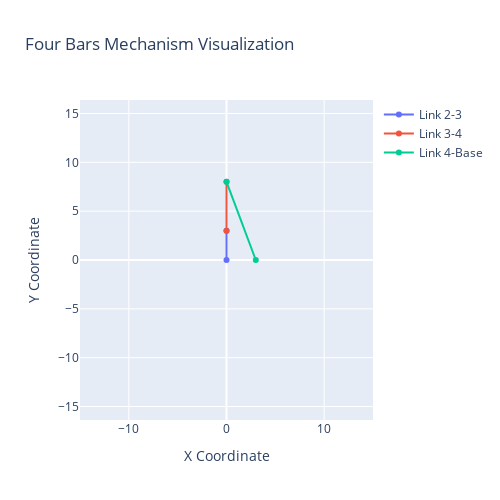

The notebook cell this image was saved under:
### Code cell
plot_mechanism_updated_json({'r_x_2': 0.0,
 'r_x_3': 1.83697019872103e-16,
 'r_y_2': 0.0,
 'r_y_3': 3.00000000000000,
 'r_x_4': 4.89858719658941e-16,
 'r_y_4': 8.00000000000000,
 'theta_4': 0.0},Separation)

### Figure 1 — Plotly figure (JSON) as saved in the notebook; plotly's stock layout.template omitted (floating-point values rounded to 4 significant figures)
{"data": [{"mode": "lines+markers", "name": "Link 2-3", "type": "scatter", "x": [0, 1.837e-16], "y": [0, 3]}, {"mode": "lines+markers", "name": "Link 3-4", "type": "scatter", "x": [1.837e-16, 4.899e-16], "y": [3, 8]}, {"mode": "lines+markers", "name": "Link 4-Base", "type": "scatter", "x": [4.899e-16, 3], "y": [8, 0]}], "layout": {"autosize": false, "height": 500, "showlegend": true, "title": {"text": "Four Bars Mechanism Visualization"}, "width": 500, "xaxis": {"range": [-15, 15], "scaleanchor": "y", "scaleratio": 1, "title": {"text": "X Coordinate"}}, "yaxis": {"range": [-15, 15], "scaleanchor": "x", "scaleratio": 1, "title": {"text": "Y Coordinate"}}}}
